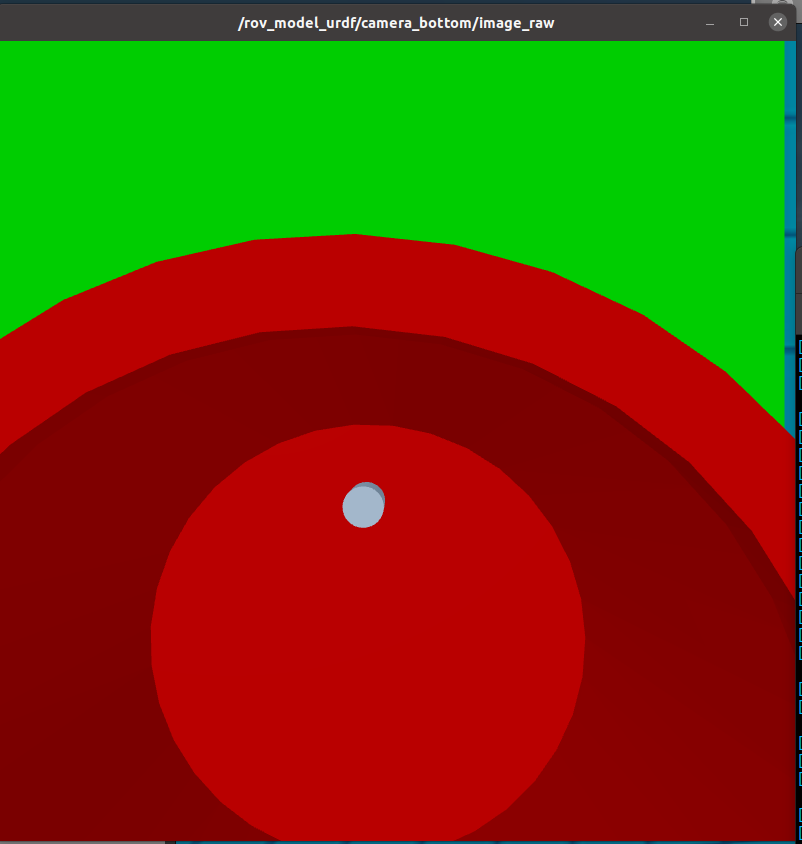
#> input picture src/marker_finder/marker_debug/ball.png, 802 x 844 px
$ jupyter execute detector.ipynb
#> lines starting #> are read from the running program, lines starting #| are printed output that depends on the picture; after the words box and inside, x2 and y2 are one past the last pixel; in counts of white or black regions, pixels touching at a corner belong together
[cell 1]
import cv2
import numpy as np
from matplotlib import pyplot as plt
import imutils
import random as rng

[cell 2]
frame = cv2.imread("ball.png")
#> frame is the input picture: shape (844, 802, 3); mean B, G, R 6, 62.8, 106
# frame = cv2.imread("marker.png")
#frame = cv2.imread("gray_ball.png")
blurred = cv2.GaussianBlur(frame, (5, 5), 3)
hsl_and_blurred = cv2.cvtColor(blurred, cv2.COLOR_BGR2HLS)
#> hsl_and_blurred: shape (844, 802, 3); mean of channels 0, 1, 2 38.3, 84.6, 241.3

[cell 3]
light_channel = np.array(hsl_and_blurred[::1])
max_light = light_channel.max()
#> max_light = 255
obj_light = 0.6
light_border_value = int(max_light*obj_light)
#> light_border_value = 153

[cell 4]
saturation_channel = np.array(hsl_and_blurred[:1:])
#> saturation_channel = 802 rows, first 8: [102, 48, 94], [102, 48, 94], [102, 48, 94], [102, 48, 94], [102, 48, 94], [102, 48, 94], [102, 48, 94], [102, 47, 92]
max_saturation = saturation_channel.max()
#> max_saturation = 168
obj_saturation = 0.1
saturation_border_value = int(max_saturation*obj_saturation)
#> saturation_border_value = 16

[cell 5]
upper_white = np.array([255, 255, 255])
lower_white = np.array([0, light_border_value, saturation_border_value])
#> lower_white = [0, 153, 16]
mask = cv2.inRange(hsl_and_blurred, lower_white, upper_white)
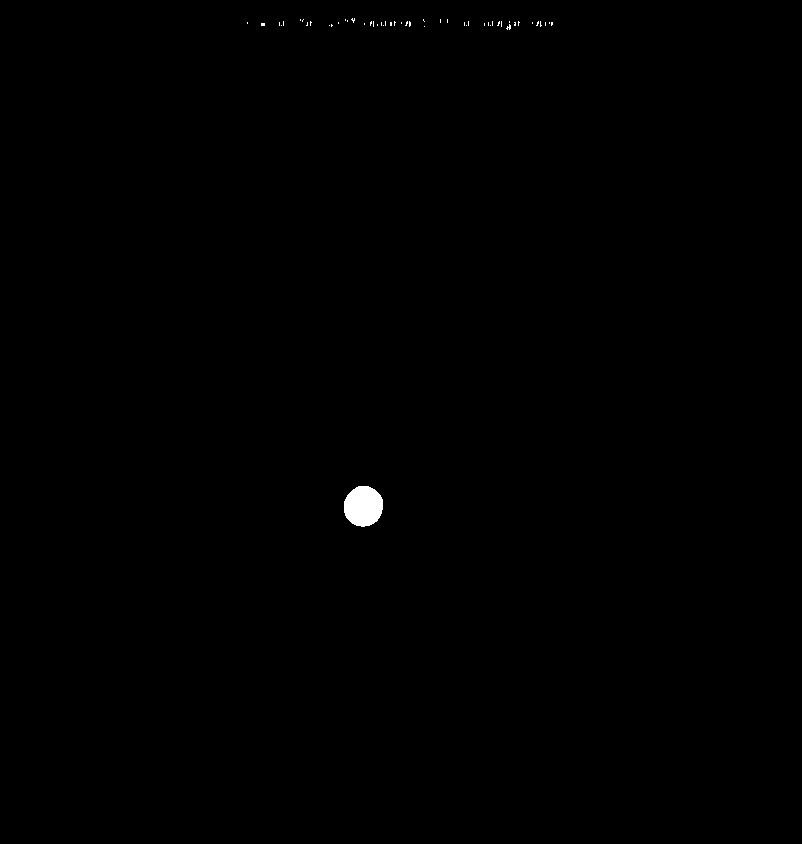
#> mask: shape (844, 802); 0.22% white; 51 white regions (50 under 20 px), largest, box (x1, y1, x2, y2) and area: (344, 486, 383, 527) 1264
mask = cv2.dilate(mask, None, iterations=10)
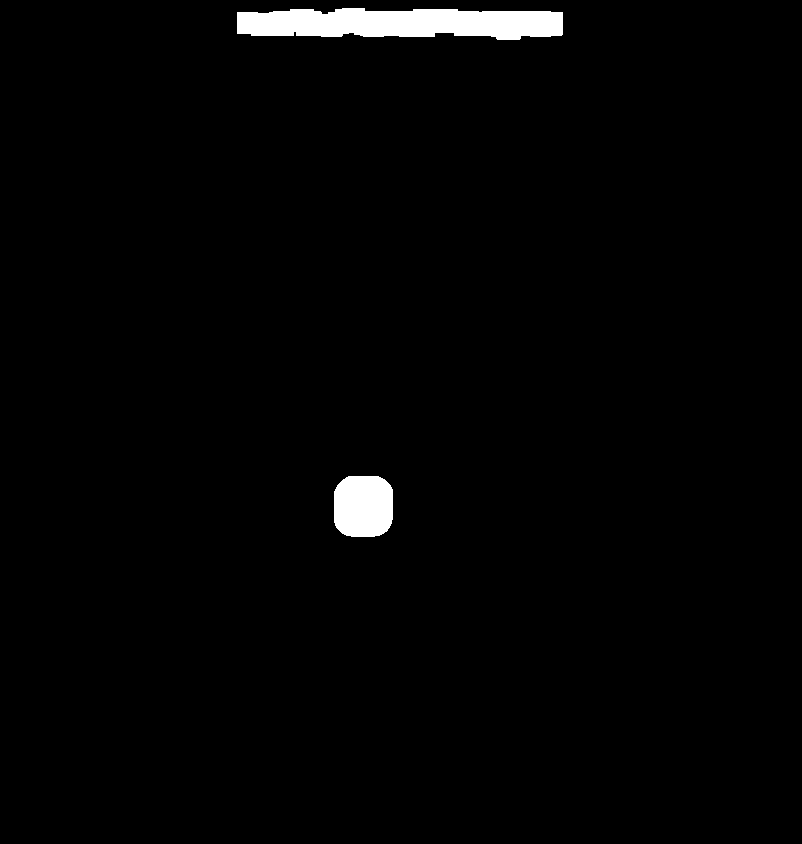
#> mask: shape (844, 802); 1.7% white; 2 white regions, box (x1, y1, x2, y2) and area: (237, 8, 563, 40) 8358, (334, 476, 393, 537) 3264
mask = cv2.erode(mask, None, iterations=10)
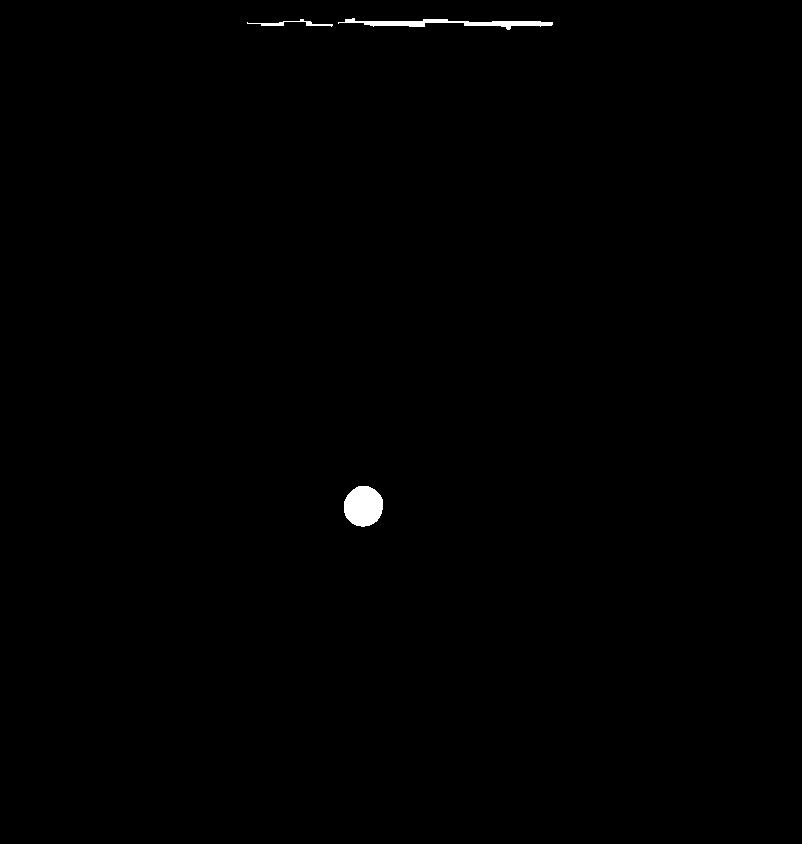
#> mask: shape (844, 802); 0.35% white; 3 white regions

[cell 6]
contours = cv2.findContours(mask, cv2.RETR_TREE, cv2.CHAIN_APPROX_SIMPLE)
#> contours = 3 contours; box (x1, y1, x2, y2) and area: (344, 486, 383, 527) 1208, (338, 18, 553, 30) 722, (247, 19, 333, 27) 100
contours = imutils.grab_contours(contours)
bounding_rectangles = []
biggest_rectangle = 0
max_area = 0
for contour in contours:
    approx_contour = cv2.approxPolyDP(contour, 15, True)
    bounding_rectangles.append(cv2.boundingRect(approx_contour))

    area = bounding_rectangles[-1][2] * bounding_rectangles[-1][3]
    if area > max_area:
        biggest_rectangle = bounding_rectangles[-1]
        max_area = area
#> this loop made 3 passes
#> (approx_contour, area, biggest_rectangle, max_area) on pass 1: ([[358, 486], [344, 512], [369, 525], [382, 499]], 1560, (344, 486, 39, 40), 1560)
#> (approx_contour, area) on passes 2 to 3: ([[332, 25], [247, 22]], 344), ([[338, 22], [552, 24]], 645)
#> after the loop, bounding_rectangles = [(344, 486, 39, 40), (247, 22, 86, 4), (338, 22, 215, 3)]; max_area = 1560

[cell 7]
drawing = frame

rng.seed(12345)

for i in range(len(contours)):
    color = (160, 32, 240)
    cv2.rectangle(drawing, (int(bounding_rectangles[i][0]), int(bounding_rectangles[i][1])), \
      (int(bounding_rectangles[i][0]+bounding_rectangles[i][2]), int(bounding_rectangles[i][1]+bounding_rectangles[i][3])), color, 20)
#> this loop made 3 passes
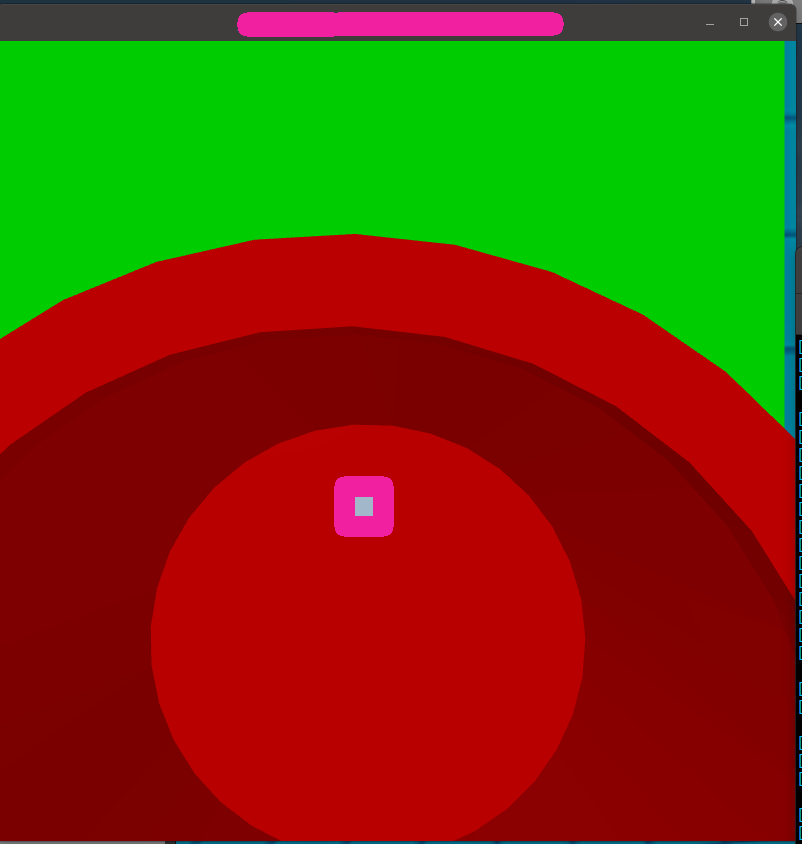
#> drawing: shape (844, 802, 3); 1.63% of pixels changed, all inside (x1, y1, x2, y2) = (237, 12, 564, 537)

[cell 8]
fig = plt.figure(figsize=(10, 7))
rows = 1
cols = 2

fig.add_subplot(rows, cols, 1)
plt.imshow(mask)
plt.axis('off')
plt.title("Masked")

fig.add_subplot(rows, cols, 2)
plt.imshow(drawing)
plt.axis('off')
plt.title("Final")
#> figure, not shown here; B, G, R data is drawn as R, G, B
